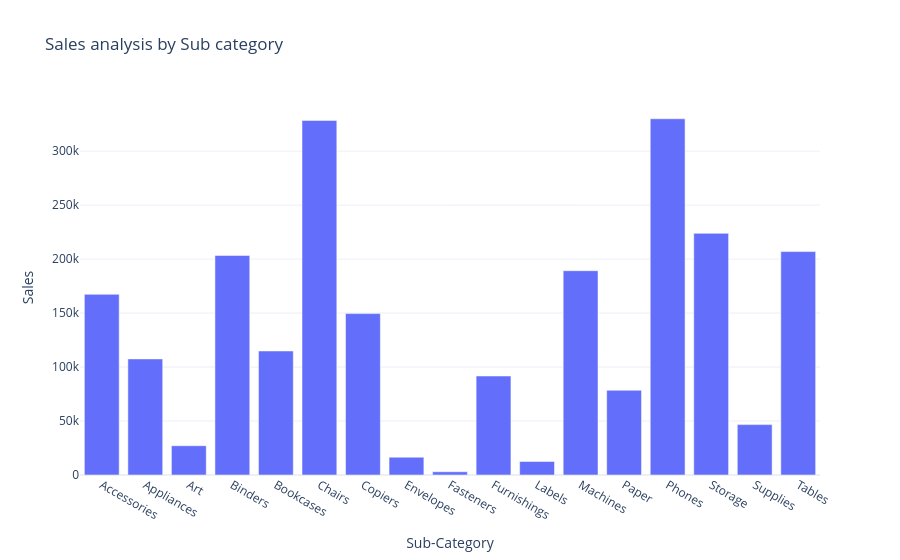

This figure's notebook cell:
### Markdown cell above
# Sales By Sub-categories

### Code cell
Sales_Sub_Category = data.groupby('Sub-Category')['Sales'].sum().reset_index()
fig = px.bar(Sales_Sub_Category,
            x='Sub-Category',
            y='Sales',
            title="Sales Analysis by Sub category")
fig.show()

### Figure 1 — Plotly figure (JSON) as saved in the notebook; plotly's stock layout.template omitted (floating-point values rounded to 4 significant figures)
{"data": [{"hovertemplate": "Sub-Category=%{x}<br>Sales=%{y}<extra></extra>", "legendgroup": "", "marker": {"color": "#636efa", "pattern": {"shape": ""}}, "name": "", "orientation": "v", "showlegend": false, "textposition": "auto", "type": "bar", "x": ["Accessories", "Appliances", "Art", "Binders", "Bookcases", "Chairs", "Copiers", "Envelopes", "Fasteners", "Furnishings", "Labels", "Machines", "Paper", "Phones", "Storage", "Supplies", "Tables"], "xaxis": "x", "y": [167400.0, 107500.0, 27120.0, 203400.0, 114900.0, 328400.0, 149500.0, 16480.0, 3024.0, 91710.0, 12490.0, 189200.0, 78480.0, 330000.0, 223800.0, 46670.0, 207000.0], "yaxis": "y"}], "layout": {"barmode": "relative", "legend": {"tracegroupgap": 0}, "title": {"text": "Sales analysis by Sub category"}, "xaxis": {"anchor": "y", "domain": [0, 1], "title": {"text": "Sub-Category"}}, "yaxis": {"anchor": "x", "domain": [0, 1], "title": {"text": "Sales"}}}}
